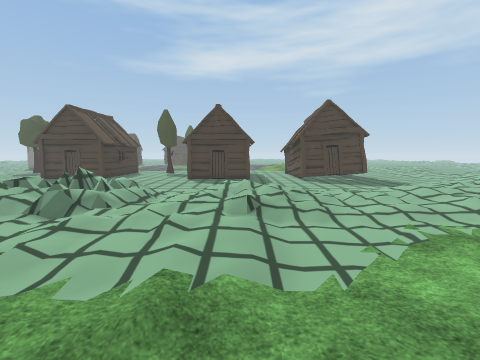
view 1 (above)

24 first-person views from a walk through a 3-D level made in the Unity game engine. The camera is 1.3 m above the floor, tilts 6° down and sees 90° across. The floor is counted in squares, 1 m on a side. Each view is taken from the middle of a square. On the plan, view 1 faces up. The plan holds only what a view shows up to about 12 squares ahead; the rest is blank. The place goes on beyond the plan. The player is left out. Some surface patterns are stand-ins.

view 2
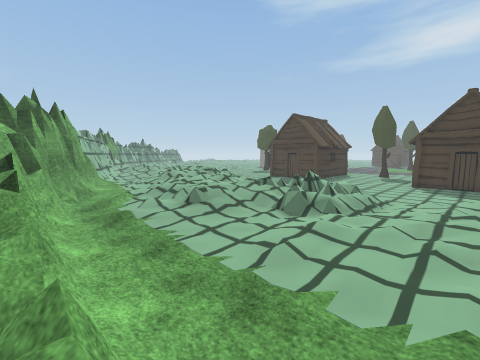

view 3
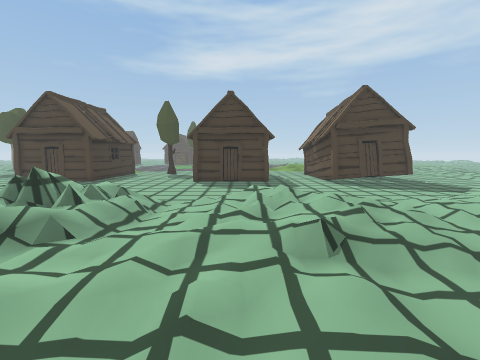

view 4
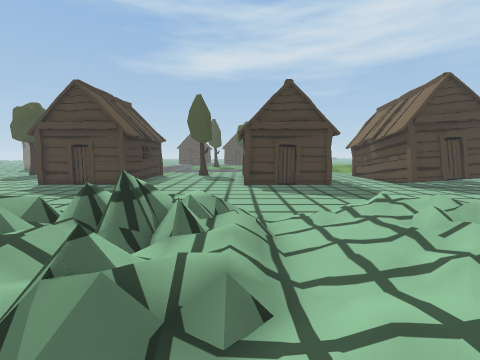

view 5
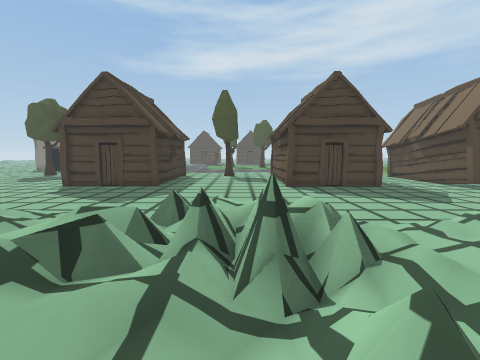

view 6
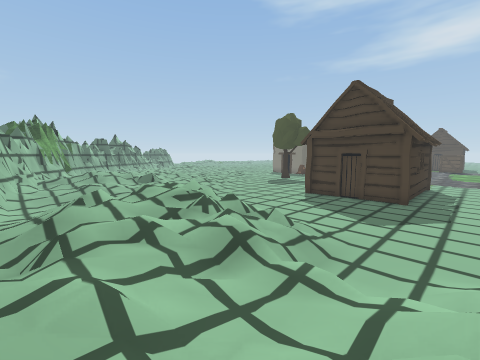

view 7
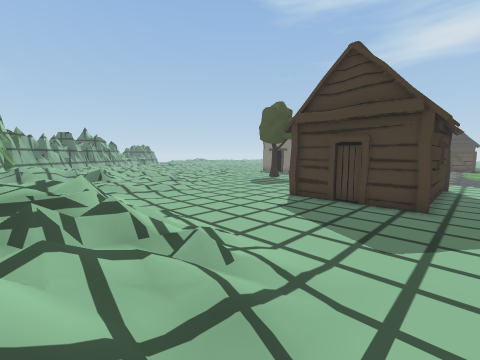

view 8
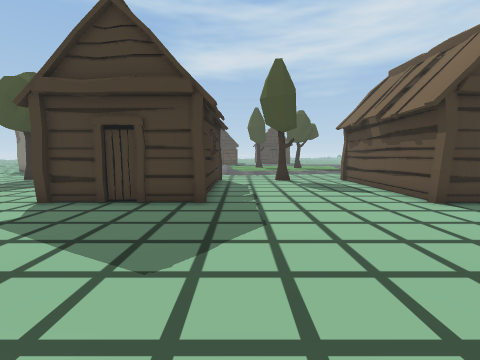

view 9
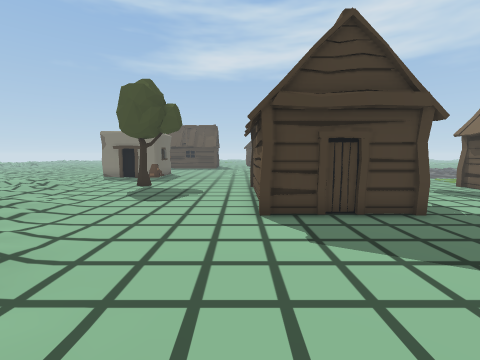

view 10
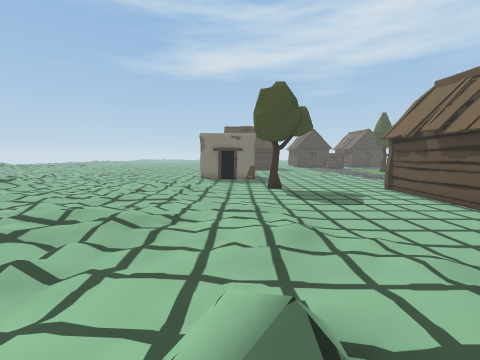

view 11
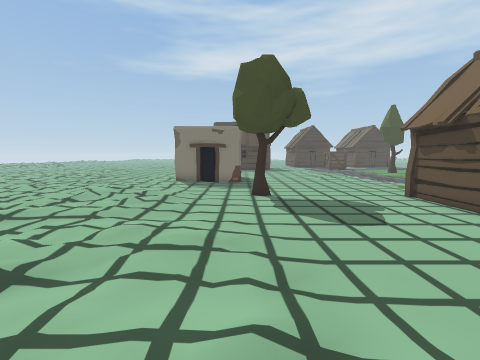

view 12
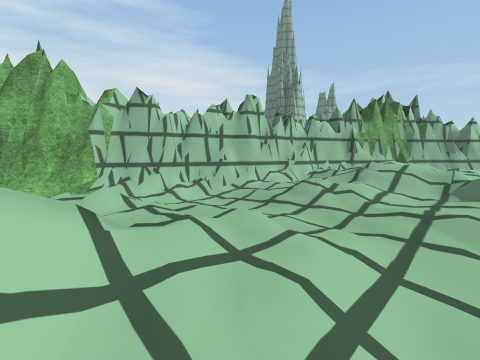

view 13
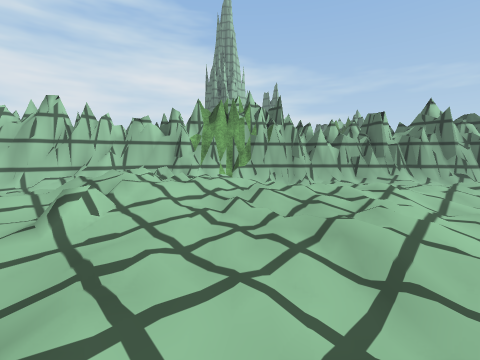

view 14
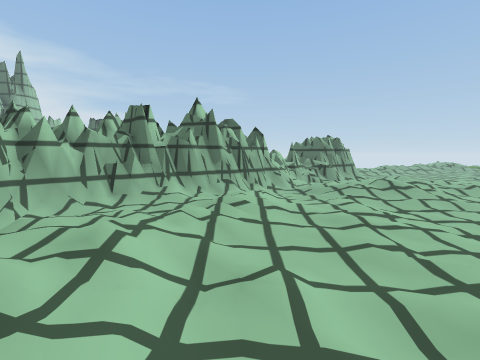

view 15
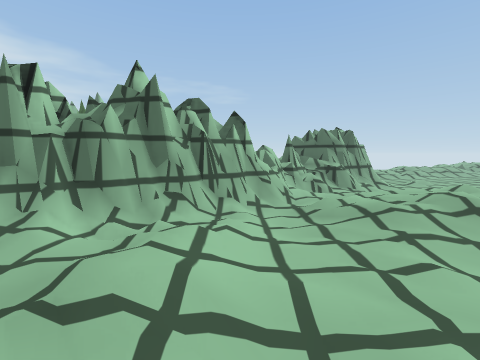

view 16
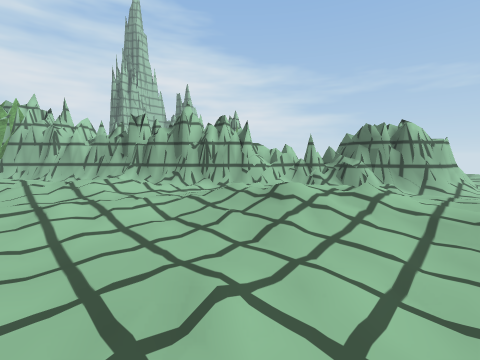

view 17
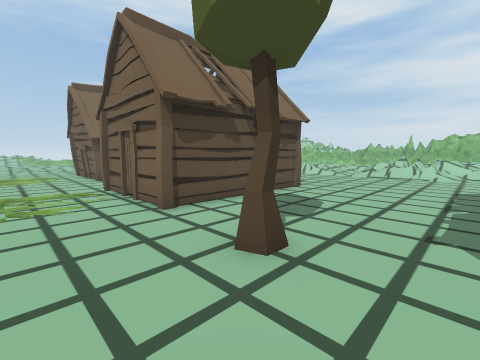

view 18
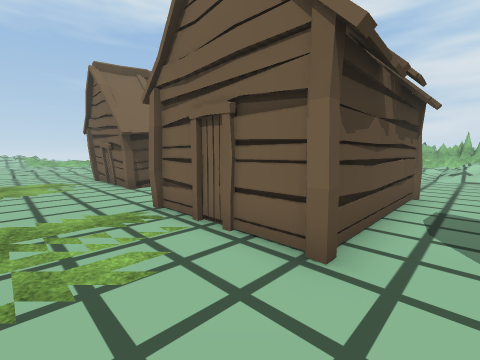

view 19
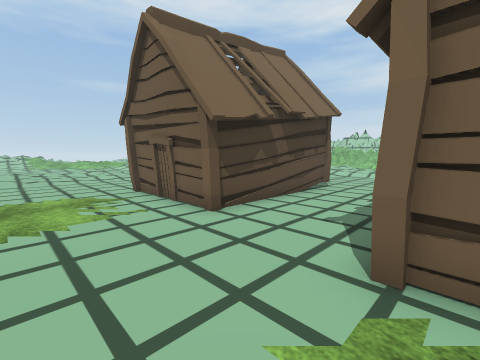

view 20
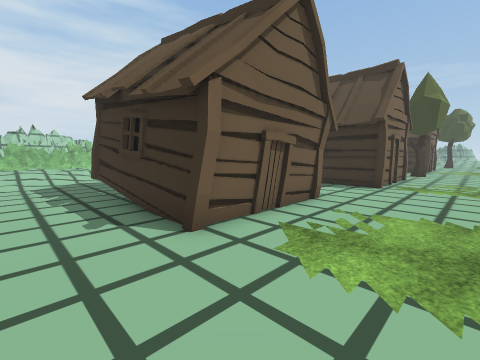

view 21
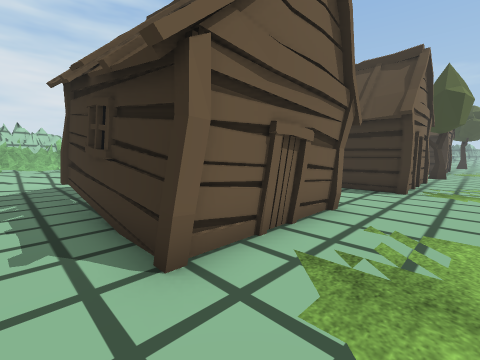

view 22
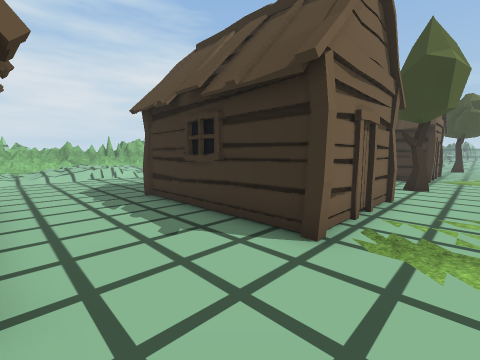

view 23
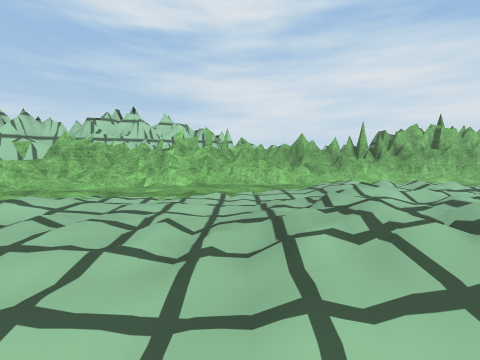

view 24
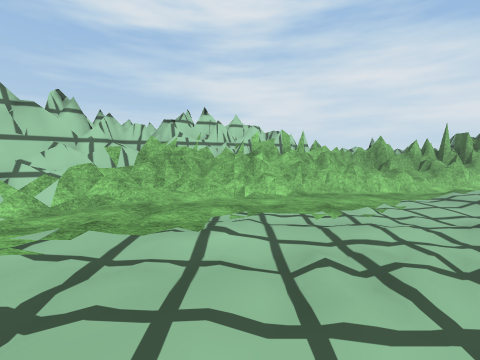

### Floor plan
Key: @ floor where view 1 was taken; # wall or solid block; . main floor; : floor 0.25 m higher than the main floor; + floor 0.5 m higher than the main floor; * floor 0.75 m higher than the main floor; % floor 1 m higher than the main floor; / step, stairs or slope; = window, fence, low wall or low ledge; ^ raised ledge; H hut; T tree.
Columns run from 41 left of view 1 to 11 right of it. Each row starts with its distance up from view 1.
 26 .. :////::::::::::... ......    . ...................
 25 =. :////::::::::............ ........................
 24 #:.  /////:::::/::...T...... .....T..................
 23 ##=  /////:::::/::.........HHHHH..T..HHHHHH...HHHHH..
 22 ##=://///::::::::/:........H   H.....H   HH..HHHHHH..
 21 #=#.:///+:::::/::::........H   H.....H   HH..HH  HH..
 20 =#== ///:::/::::::.........H   H.....H   HH..HH  HH..
 19   #^==:::::/::/:::::.......H   H.....H   HH..HH  HH..
 18   ####//////::///:::/......HHHHH.....H HHH...HH  HH..
 17    ####://*//:///::::......H...H......HHHHH..HH###H..
 16      ##=/++///////:::/...............................
 15       ##/++///////++/::..............................
 14       ###+:/+//////+::/..............................
 13       ####:// ///+//++/...........................//:
 12         ###/  //////++/::..////..................////
 11         ####   /////++/:+//////..//://.////////////++
 10           ###= ///////::////////.//+#/.://////::/+/+
  9            ###=  /////::///%//////==//::///////:+++/
  8              ##=//////::///////+//#=/////+///////+++
  7               ####=///.://///%///////////+/::/::/://:
  6                 ####==/:://////%*///=/:////.....::/::
  5                   #####///  +///*///:////+...:.:::/::
  4                      ####=/::///://::////:......:::=^
  3                        ####=:///://:..////.......//=#
  2                           ###//.//....../.....#=====#
  1                             ####=//...../======######
  0                              #######^^==/@/##########

Positions as (right, up) in squares from view 1, and headings:
1: (0, 0), facing up
2: (-1, 0), facing up-left
3: (-1, 3), facing up
4: (-4, 5), facing up
5: (-6, 6), facing up
6: (-8, 6), facing up-left
7: (-9, 9), facing up-left
8: (-9, 11), facing up
9: (-15, 11), facing up
10: (-22, 11), facing up
11: (-21, 14), facing up
12: (-15, 12), facing down-left
13: (-21, 17), facing down-left
14: (-25, 17), facing left
15: (-29, 18), facing left
16: (-29, 26), facing down-left
17: (-9, 26), facing down-right
18: (-5, 26), facing down-right
19: (0, 26), facing down-right
20: (11, 26), facing down-left
21: (10, 25), facing down-left
22: (4, 25), facing down-left
23: (3, 12), facing down
24: (7, 11), facing down
